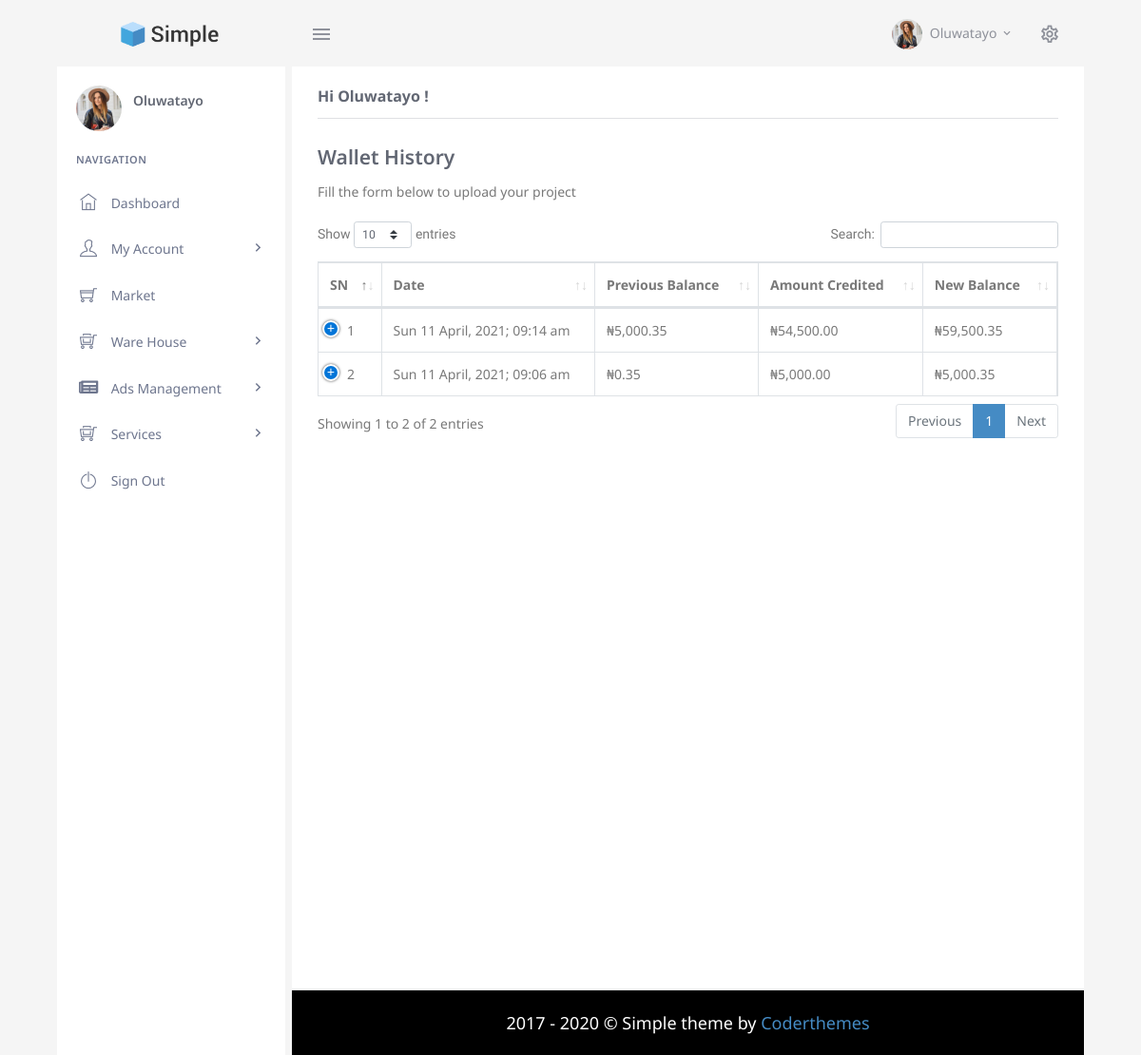
The page /account/wallethistory.php (signed in) on the database its author committed.
### tables this page shows
CREATE TABLE `user` (
  `id` int(255) NOT NULL,
  `name` varchar(255) NOT NULL,
  `email` varchar(255) NOT NULL,
  `mobile` varchar(255) NOT NULL,
  `password` varchar(255) NOT NULL,
  `main_bal` decimal(20,2) DEFAULT 0.00,
  `earn_bal` decimal(20,2) NOT NULL DEFAULT 0.00,
  `providusID` varchar(255) NOT NULL,
  `providus_reference` varchar(255) NOT NULL,
  `accesskey` varchar(255) NOT NULL DEFAULT '0000',
  `bankInfo` longtext NOT NULL,
  `isverified` varchar(255) NOT NULL DEFAULT '0'
);

CREATE TABLE `payment` (
  `id` int(11) NOT NULL,
  `userid` varchar(250) NOT NULL,
  `amount` decimal(11,2) NOT NULL,
  `bfrAmnt` decimal(11,2) NOT NULL,
  `aftAmnt` decimal(11,2) NOT NULL,
  `timed` varchar(255) NOT NULL,
  `status` int(11) NOT NULL,
  `memo` varchar(255) NOT NULL,
  `reference` varchar(255) NOT NULL,
  `method` varchar(100) NOT NULL
);

### config.php (called while the page is built, shortened)
<?php
class Config
{
	public $host = "localhost";
    public $db_name = "projecthub";
    public $username = "root";
    public $password = "";
	public function __construct()
    {
        try
        {
            $this->con = new PDO("mysql:host=" . $this->host . ";dbname=" . $this->db_name, $this->username, $this->password);
        }
        catch(PDOException $exception)
        {
            $this->con = null;
            echo "Connection error: " . $exception->getMessage();
			die();
        }
    }
}
?>

### account/wallethistory.php (the view, shortened to what this page needs)
<?php
require "../action.php"; $action = new Action();
$uid = $_SESSION["uid"];
if(empty($uid)) {
	$action->redirect_to("../login");
	die();
} else {
	$userInfo = $action->userInfo($uid);
} ?>
<!DOCTYPE html>
<html lang="en">
<head>
        <link href="../assets/css/bootstrap.min.css" rel="stylesheet" type="text/css" id="bootstrap-stylesheet" />
        <link href="../assets/css/icons.min.css" rel="stylesheet" type="text/css" />
        <link href="../assets/css/app.min.css" rel="stylesheet" type="text/css" id="app-stylesheet" />
        <link href="../assets/libs/datatables/dataTables.bootstrap4.css" rel="stylesheet" type="text/css" />
        <link href="../assets/libs/datatables/buttons.bootstrap4.css" rel="stylesheet" type="text/css" />
        <link href="../assets/libs/datatables/responsive.bootstrap4.css" rel="stylesheet" type="text/css" />
        <link href="../assets/libs/datatables/select.bootstrap4.css" rel="stylesheet" type="text/css" />
    </head>
    <body>
        <div id="wrapper">
            <div class="navbar-custom">
                <ul class="list-unstyled topnav-menu float-right mb-0">
                    <li class="dropdown notification-list">
                        <a class="nav-link dropdown-toggle nav-user mr-0" data-toggle="dropdown" href="#" role="button" aria-haspopup="false" aria-expanded="false">
                            <img src="../assets/images/avatar-1.jpg" alt="user-image" class="rounded-circle">
                            <span class="pro-user-name ml-1">
                                    <?php echo $userInfo["name"];?>  <i class="mdi mdi-chevron-down"></i>
                            </span>
                        </a>
                    </li>
                    <li class="dropdown notification-list">
                        <a href="javascript:void(0);" class="nav-link right-bar-toggle">
                            <i class="mdi mdi-settings-outline noti-icon"></i>
                        </a>
                    </li>
                </ul>
                <div class="logo-box">
                    <a href="index.html" class="logo text-center logo-dark">
                        <span class="logo-lg">
                            <img src="../assets/images/logo-dark.png" alt="" height="26">
                        </span>
                    </a>
                </div>
                <ul class="list-unstyled topnav-menu topnav-menu-left m-0">
                    <li>
                        <button class="button-menu-mobile">
                            <i class="mdi mdi-menu"></i>
                        </button>
                    </li>
				</ul>
            </div>
<div class="left-side-menu">
                <div class="user-box">
					<div class="float-left">
						<img src="../assets/images/avatar-1.jpg" alt="" class="avatar-md rounded-circle">
					</div>
					<div class="user-info">
						<a href="#"><?php echo ucfirst($userInfo["name"]);?> </a>
					</div>
				</div>
            <?php echo $action->sideMenu($uid);?>
    </div>
            <div class="content-page">
                <div class="content">
                    <div class="container-fluid">
                        <div class="row">
                            <div class="col-12">
                                <div>
                                    <h4 class="header-title mb-3">Hi <?php echo ucfirst($userInfo["name"]);?>!</h4>
                                </div>
                            </div>
                        </div>
                        <div class="row">
                            <div class="col-12">
								<h4><b> Wallet History</b></h4> Fill the form below to upload your project<br><br>
							</div>
						</div>
                        <div class="row">
                            <div class="col-12">
								 <table id="datatable" class="table table-bordered dt-responsive nowrap" style="border-collapse: collapse; border-spacing: 0; width: 100%;">
                                        <thead>
                                            <tr>
                                                <th>SN</th>
												<th>Date</th>
												<th>Previous Balance</th>
												<th>Amount Credited</th>
												<th>New Balance</th>
                                            </tr>
                                        </thead>
                                        <tbody>
                                            <tr>
                                                <?php
														$i = 0;
														$getHis = $action->query("select * from payment where userid='$uid' order by id desc limit 50"); $getHis->execute();
														foreach ($getHis as $dss) { $i++;
													?>
													<td><?php echo $i;?></td>
													<td><?php echo $dss['timed'];?></td>
													<td>&#8358;<?php echo number_format($dss['bfrAmnt'] , 2);?></td>
													<td>&#8358;<?php echo number_format($dss['amount'] , 2);?></td>
													<td>&#8358;<?php echo number_format($dss['aftAmnt'] , 2);?></td>
												</tr>
												<?php } ?>
                                        </tbody>
                                    </table>
                            </div>
                        </div>
                    </div>
					<?php require "foot.php"; ?>
                </div>
            </div>
        </div>
    </body>
</html>

### rows shown on the page
user: name "Oluwatayo"
payment: timed "Sun 11 April, 2021; 09:14 am", bfrAmnt "5,000.35", amount "54,500.00", aftAmnt "59,500.35"
payment: timed "Sun 11 April, 2021; 09:06 am", bfrAmnt "0.35", amount "5,000.00", aftAmnt "5,000.35"
